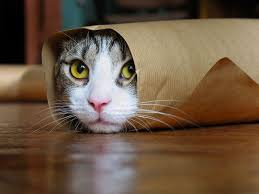
#> input picture cat1.jpeg, 259 x 194 px
$ python cat_detector.py --image cat1.jpeg
#> lines starting #> are read from the running program, lines starting #| are printed output that depends on the picture; after the words box and inside, x2 and y2 are one past the last pixel; in counts of white or black regions, pixels touching at a corner belong together
# import the necessary packages
import argparse
import cv2

# construct the argument parse and parse the arguments
ap = argparse.ArgumentParser()
ap.add_argument("-i", "--image", required=True,
                help="path to the input image")
ap.add_argument("-c", "--cascade",
                default="haarcascade_frontalcatface.xml",
                help="/Volumes/ironthrone/Rutu/work/PythonProgramming/Object_Identification/haarcascade_frontalcatface.xml")
args = vars(ap.parse_args())

# load the input image and convert it to grayscale
image = cv2.imread(args["image"])
#> image is the input picture: shape (194, 259, 3); mean B, G, R 66.9, 86.8, 107.5
gray = cv2.cvtColor(image, cv2.COLOR_BGR2GRAY)
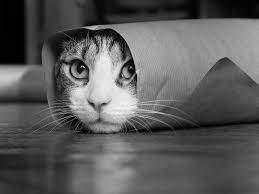
#> gray: shape (194, 259); min 0, max 245, mean 90.7

# load the cat detector Haar cascade, then detect cat faces
# in the input image
detector = cv2.CascadeClassifier(args["cascade"])
rects = detector.detectMultiScale(gray, scaleFactor=1.3, minNeighbors=10, minSize=(75, 75))
#> rects = [[43, 26, 113, 113]]
# load the input image and convert it to grayscale
image = cv2.imread(args["image"])
gray = cv2.cvtColor(image, cv2.COLOR_BGR2GRAY)

# load the cat detector Haar cascade, then detect cat faces
# in the input image
detector = cv2.CascadeClassifier(args["cascade"])
rects = detector.detectMultiScale(gray, scaleFactor=1.3, minNeighbors=10, minSize=(75, 75))

# loop over the cat faces and draw a rectangle surrounding each
for (i, (x, y, w, h)) in enumerate(rects):
    cv2.rectangle(image, (x, y), (x + w, y + h), (0, 0, 255), 2)
    cv2.putText(image, "Cat #{}".format(i + 1), (x, y - 10), cv2.FONT_HERSHEY_SIMPLEX, 0.55, (0, 0, 255), 2)
#> this loop made 1 pass
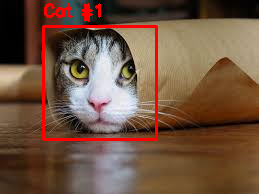
#> image: shape (194, 259, 3); 3.49% of pixels changed, all inside (x1, y1, x2, y2) = (42, 3, 158, 141)

# show the detected cat faces
cv2.imshow("Cat Faces", image)
cv2.waitKey(0)

$ run again, on cat4.jpeg
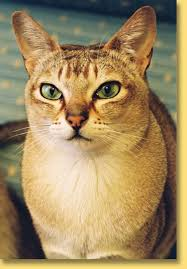
#> input picture cat4.jpeg, 187 x 269 px
#> image is the input picture: shape (269, 187, 3); mean B, G, R 97, 138, 160.3
#> `gray = cv2.cvtColor(image, cv2.COLOR_BGR2GRAY)`:
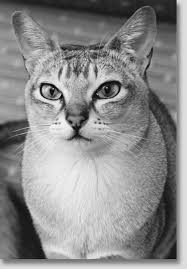
#> gray: shape (269, 187); min 1, max 250, mean 140
#> rects = [[24, 50, 107, 107]]
#> the loop `for (i, (x, y, w, h)) in enumerate(rects):` made 1 pass
#> after the loop `for (i, (x, y, w, h)) in enumerate(rects):`:
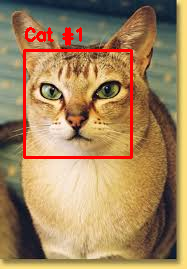
#> image: shape (269, 187, 3); 3.35% of pixels changed, all inside (x1, y1, x2, y2) = (23, 27, 133, 159)

$ run again, on cat3.jpg
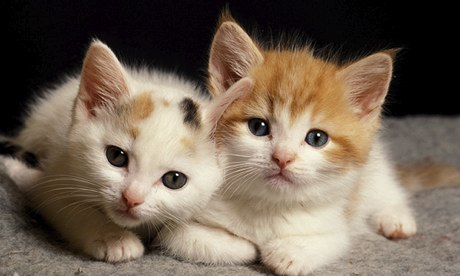
#> input picture cat3.jpg, 460 x 276 px
#> image is the input picture: shape (276, 460, 3); mean B, G, R 85.9, 101.2, 116.1
#> `gray = cv2.cvtColor(image, cv2.COLOR_BGR2GRAY)`:
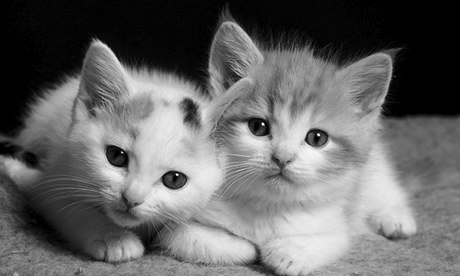
#> gray: shape (276, 460); min 0, max 255, mean 103.9
#> rects = [[222, 76, 122, 122]]
#> the loop `for (i, (x, y, w, h)) in enumerate(rects):` made 1 pass
#> after the loop `for (i, (x, y, w, h)) in enumerate(rects):`:
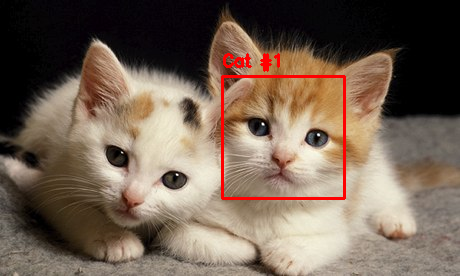
#> image: shape (276, 460, 3); 1.47% of pixels changed, all inside (x1, y1, x2, y2) = (221, 53, 346, 200)
